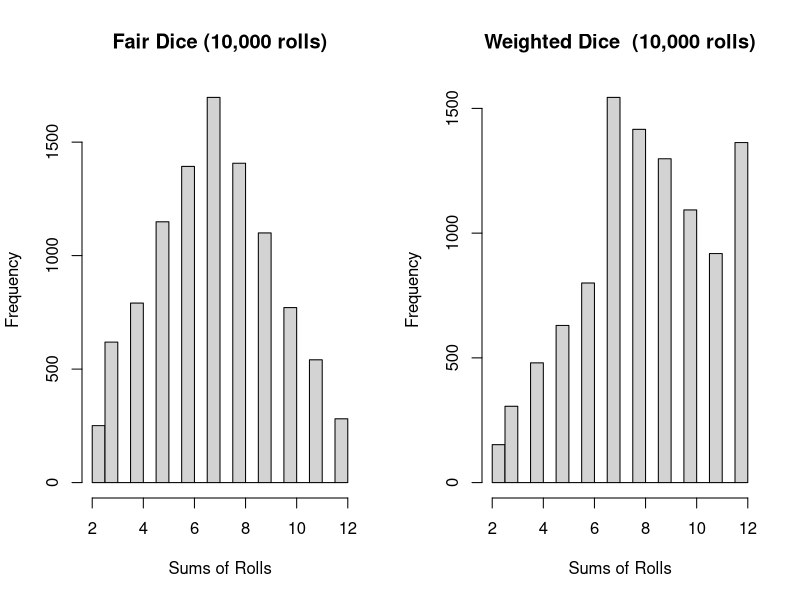

Write R code to recreate this figure.
# Name: Project1_Weighted_Dice
# Purpose: This program simulates the rolling of fair and weighted dice.
#   10,000 rolls of each pair are simulated and then visualized for comparison.
#
#Author: Timothy Bollig
#Date last edited: 9/19/2021
#Copyright: GNU General Public License v3.0
#Contact: bollig.timothy@gmail.com

#Load ggplot library
#library(ggplot2)


#Function simultates rolling a fair pair of dice
roll_fair <- function() {
  die <- 1:6
  dice <- sample(die, size=2, replace=TRUE)
  sum(dice)
}

#Function simulates rolling a pair of dice weighted towards higher numbers
#The prob argument makes 1 - 5 have a 1/8 chance of coming up and 6 a 3/8 chance
roll_weighted <- function() {
  die <- 1:6
  dice <- sample(die, size=2, replace=TRUE, prob=c(1/8, 1/8, 1/8, 1/8, 1/8, 3/8))
  sum(dice)
}

#Simulate 10,000 fair dice rolls
fair_rolls <- replicate(10000, roll_fair())

#Simulate 10,000 weighted dice rolls
weighted_rolls <- replicate(10000, roll_weighted())

#Create a plot where two graphs will display side by side
#mfrow=c(1,2) means number of rows and number of columns in plot
par(mfrow=c(1,2))

#Visualize and compare the results of rolls
hist(fair_rolls, main="Fair Dice (10,000 rolls)", xlab="Sums of Rolls")
hist(weighted_rolls, main="Weighted Dice  (10,000 rolls)", xlab="Sums of Rolls")


#Visualize with ggplot2
# qplot(fair_rolls, binwidth=1)
# qplot(weighted_rolls, binwidth=1)